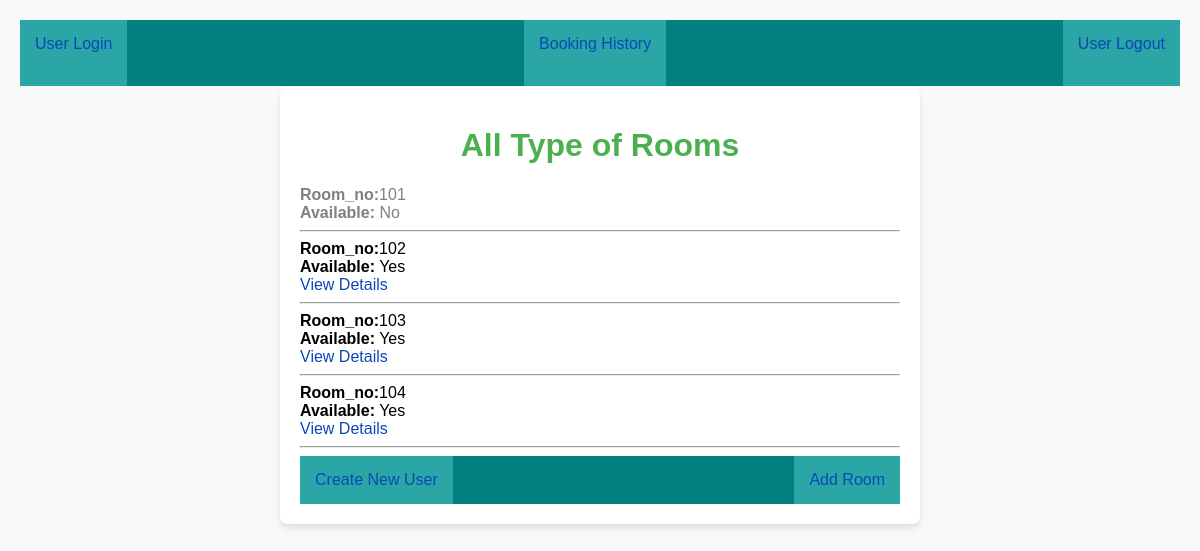
/, run on an earlier commit of the app's database.
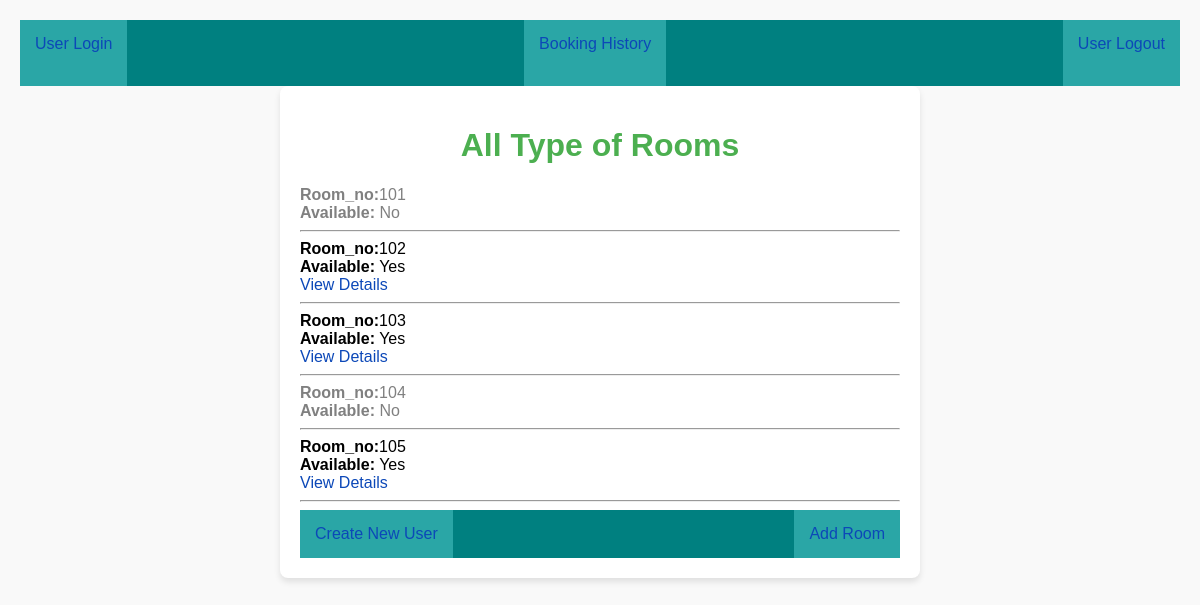
And on a later commit of the database.
### app/models.py (models this page shows, shortened)
class Room(models.Model):
    Room_no = models.CharField(max_length=10)
    Room_type = models.CharField(max_length=20)
    Room_description = models.TextField()
    Price_per_night = models.DecimalField(max_digits=10, decimal_places=2)
    Room_available = models.BooleanField(default=True)  # This seems to represent availability

### app/views.py (the view)
# urls.py: path('',homepage),
def homepage(request):
    rooms = Room.objects.all()
    return render(request, 'Index.html',{'rooms':rooms,'user':request.user})

### Template/Index.html (shortened to what this page needs)
{% include 'nav.html' %}
<!DOCTYPE html>
<html lang="en">
<head>
</head>
<body>
    <div class="container">
        <h1>All Type of Rooms</h1>
        <div>
            {% for r in rooms %}
            <div style="color: {% if r.Room_available %} black; {% else %} grey {% endif %}">
                <strong>Room_no:</strong>{{r.Room_no}} <br>
                <strong>Available:</strong> {% if r.Room_available %} Yes {% else %} No {% endif %}<br>
                {% if r.Room_available %}
                <a href="/detail/{{r.id}}">View Details</a>
                {% endif %}
            </div>
            <hr>
            {% endfor %}
        </div>
        <div style="display: flex; justify-content: space-between; background-color: teal;">
            <div style="background-color: rgb(42, 166, 166);padding: 15px;">
                <a href="/createuser/">Create New User</a>
            </div>
            <div style="background-color: rgb(42, 166, 166);padding: 15px;">
                <a href="/Add_rooms/">Add Room</a>
            </div>
        </div>
    </div>
</body>
</html>

What changed in the data, as far as the page shows it:
changed Room (number 4 of 5 on the later page): Room_available "Yes View Details" → "No"
added Room: Room_no "105", Room_available "Yes"
